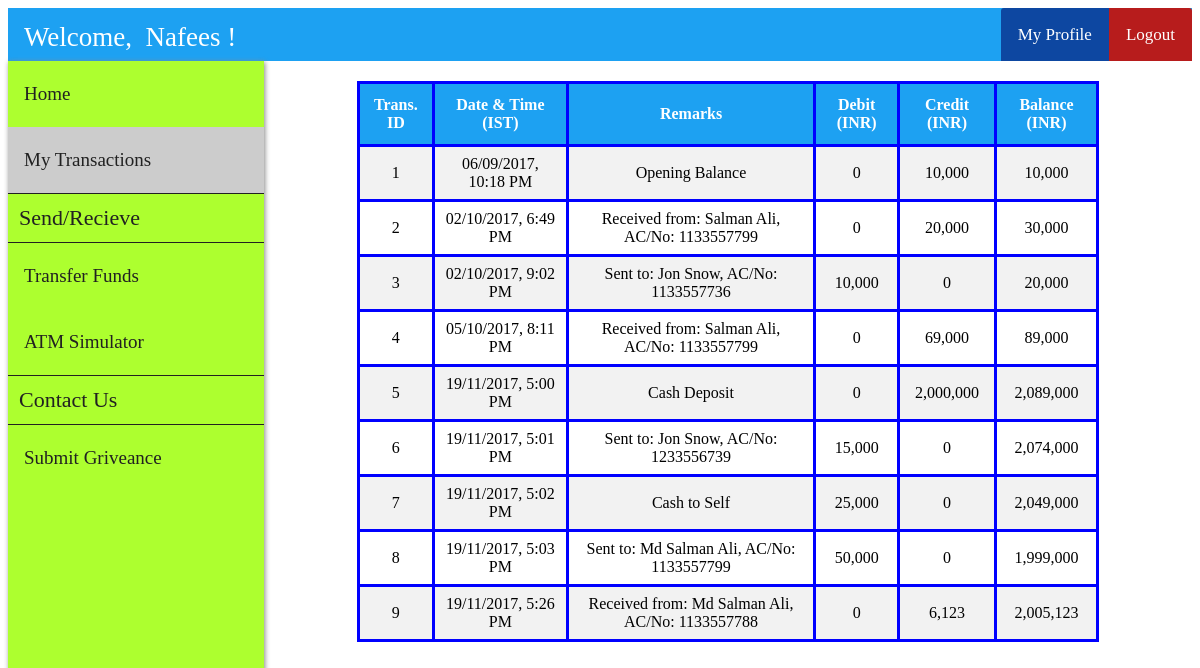
Screenshot of /customer_transactions.php (signed in) with the database file from the repository.
### tables this page shows
CREATE TABLE IF NOT EXISTS `customer` (
  `cust_id` int(11) NOT NULL AUTO_INCREMENT,
  `first_name` varchar(30) DEFAULT NULL,
  `last_name` varchar(30) DEFAULT NULL,
  `gender` varchar(10) DEFAULT NULL,
  `dob` date DEFAULT NULL,
  `aadhar_no` int(11) DEFAULT NULL,
  `email` varchar(30) DEFAULT NULL,
  `phone_no` varchar(20) DEFAULT NULL,
  `address` varchar(255) DEFAULT NULL,
  `branch` varchar(30) DEFAULT NULL,
  `account_no` int(11) DEFAULT NULL,
  `pin` int(4) DEFAULT NULL,
  `uname` varchar(30) DEFAULT NULL,
  `pwd` varchar(30) DEFAULT NULL,
  PRIMARY KEY (`cust_id`),
  UNIQUE KEY `aadhar_no` (`aadhar_no`),
  UNIQUE KEY `email` (`email`),
  UNIQUE KEY `phone_no` (`phone_no`),
  UNIQUE KEY `account_no` (`account_no`),
  UNIQUE KEY `uname` (`uname`)
);

CREATE TABLE IF NOT EXISTS `passbook1` (
  `trans_id` int(11) NOT NULL AUTO_INCREMENT,
  `trans_date` datetime DEFAULT NULL,
  `remarks` varchar(255) DEFAULT NULL,
  `debit` int(11) DEFAULT NULL,
  `credit` int(11) DEFAULT NULL,
  `balance` int(11) DEFAULT NULL,
  PRIMARY KEY (`trans_id`)
);

### customer_transactions.php (the view, shortened to what this page needs)
<?php
    include "connect.php";
    include "customer_navbar.php";
    include "customer_sidebar.php";
    if (isset($_SESSION['loggedIn_cust_id'])) {
        $sql0 = "SELECT * FROM passbook".$_SESSION['loggedIn_cust_id'];
    }
?>
<!DOCTYPE html>
<html>
<head>
    <link rel="stylesheet" href="transactions_style.css">
</head>
<body>
    <div class="flex-container">
        <?php
            $result = $conn->query($sql0);
            if ($result->num_rows > 0) {?>
                <table id="transactions">
                    <tr>
                        <th>Trans. ID</th>
                        <th>Date & Time (IST)</th>
                        <th>Remarks</th>
                        <th>Debit (INR)</th>
                        <th>Credit (INR)</th>
                        <th>Balance (INR)</th>
                    </tr>
        <?php
            while($row = $result->fetch_assoc()) {?>
                    <tr>
                        <td><?php echo $row["trans_id"]; ?></td>
                        <td>
                            <?php
                                $time = strtotime($row["trans_date"]);
                                $sanitized_time = date("d/m/Y, g:i A", $time);
                                echo $sanitized_time;
                             ?>
                        </td>
                        <td><?php echo $row["remarks"]; ?></td>
                        <td><?php echo number_format($row["debit"]); ?></td>
                        <td><?php echo number_format($row["credit"]); ?></td>
                        <td><?php echo number_format($row["balance"]); ?></td>
                    </tr>
            <?php } ?>
            </table>
            <?php
            } else {  ?>
                <p id="none"> No results found :(</p>
            <?php }
            $conn->close(); ?>
    </div>
</body>
</html>

### customer_navbar.php (shortened to what this page needs)
<?php
    include "connect.php";
    if (isset($_SESSION['loggedIn_cust_id'])) {
        $sql0 = "SELECT * FROM customer WHERE cust_id=".$_SESSION['loggedIn_cust_id'];
        $result = $conn->query($sql0);
        $row = $result->fetch_assoc();
    }
?>
<!DOCTYPE html>
<html>
<head>
    <link rel="stylesheet" href="user_navbar_style.css">
</head>
<body>
    <div class="nav-wrapper">
        <div class="topnav" id="theTopNav">
            <a id="user">Welcome, &nbsp<?php echo $row["first_name"]; ?> !</a>
            <a id="logout" href="logout_action.php" onclick="return confirm('Are you sure?')">Logout</a>
            <a id="profile" href="customer_profile.php">My Profile</a>
        </div>
    </div>
</body>
</html>

### customer_sidebar.php (shortened to what this page needs)
<!DOCTYPE html>
<html>
<head>
    <link rel="stylesheet" href="admin_sidebar_style.css">
</head>
<body>
    <div class="sidenav" id="theSideNav">
        <a href="customer_home.php">Home</a>
        <a href="customer_transactions.php">My Transactions</a>
        <a id="label">Send/Recieve</a>
        <a href="beneficiary.php">Transfer Funds</a>
        <a href="atm_simulator.php">ATM Simulator</a>
        <a id="label">Contact Us</a>
        <a href="#">Submit Griveance</a>
    </div>
</body>
</html>

### user_navbar_style.css (style rules this page uses)
.nav-wrapper { height: 53px; background: #1DA1F2; }
.nav-wrapper .topnav { background-color: #1DA1F2; overflow: hidden; height: 53px; }
.topnav a[id="user"] { float: left; display: block; color: white; text-align: center; padding: 14px 16px; text-decoration: none; font-size: 27px; font-family: Roboto-Light; }
.topnav a[id="profile"] { float: right; display: block; color: white; text-align: center; padding: 17px 17px; text-decoration: none; font-size: 17px; font-family: OpenSans-Bold; background-color: #0D47A1; border-top-left-radius: 3px; }
.topnav a[id="logout"] { float: right; display: block; color: white; text-align: center; padding: 17px 17px; text-decoration: none; font-size: 17px; font-family: OpenSans-Bold; background-color: #b71c1c; border-top-right-radius: 3px; }

### admin_sidebar_style.css (style rules this page uses)
.sidenav { width: 256px; background-color:greenyellow; height: 90vh; float: left; overflow-y: auto; box-shadow: 1px 1px 5px #888888; }
.sidenav a { font-family: OpenSans-Regular; font-size: 19px; color: #212121; display: block; padding: 22px 16px; text-decoration: none; }
.sidenav a[id="label"] { font-family: OpenSans-Bold; font-size: 22px; color: #212121; display: block; padding: 11px; text-decoration: none; border-top: 1px solid #212121; border-bottom: 1px solid #212121; }
.sidenav a.active { background-color: #ccc; }

### transactions_style.css (style rules this page uses)
.flex-container { display: -webkit-flex; display: flex; margin-left: 256px; width: auto; height: auto; padding-top: 20px; flex-direction: column; overflow-x: auto; }
#transactions { font-family: OpenSans-Regular; border-collapse: collapse; width: 80%; margin: auto; }
#transactions td, #transactions th { text-align: center; border: 3px solid blue; padding: 8px; }
#transactions tr:nth-child(even) { background-color: #f2f2f2; }
#transactions th { padding-top: 12px; padding-bottom: 12px; background-color: #1DA1F2; color: white; }

### rows the page displays
customer: first_name "Nafees"
passbook1: trans_id "1", trans_date "06/09/2017, 10:18 PM", remarks "Opening Balance", debit "0", credit "10,000", balance "10,000"
passbook1: trans_id "2", trans_date "02/10/2017, 6:49 PM", remarks "Received from: Salman Ali, AC/No: 1133557799", debit "0", credit "20,000", balance "30,000"
passbook1: trans_id "3", trans_date "02/10/2017, 9:02 PM", remarks "Sent to: Jon Snow, AC/No: 1133557736", debit "10,000", credit "0", balance "20,000"
passbook1: trans_id "4", trans_date "05/10/2017, 8:11 PM", remarks "Received from: Salman Ali, AC/No: 1133557799", debit "0", credit "69,000", balance "89,000"
passbook1: trans_id "5", trans_date "19/11/2017, 5:00 PM", remarks "Cash Deposit", debit "0", credit "2,000,000", balance "2,089,000"
passbook1: trans_id "6", trans_date "19/11/2017, 5:01 PM", remarks "Sent to: Jon Snow, AC/No: 1233556739", debit "15,000", credit "0", balance "2,074,000"
passbook1: trans_id "7", trans_date "19/11/2017, 5:02 PM", remarks "Cash to Self", debit "25,000", credit "0", balance "2,049,000"
passbook1: trans_id "8", trans_date "19/11/2017, 5:03 PM", remarks "Sent to: Md Salman Ali, AC/No: 1133557799", debit "50,000", credit "0", balance "1,999,000"
passbook1: trans_id "9", trans_date "19/11/2017, 5:26 PM", remarks "Received from: Md Salman Ali, AC/No: 1133557788", debit "0", credit "6,123", balance "2,005,123"
